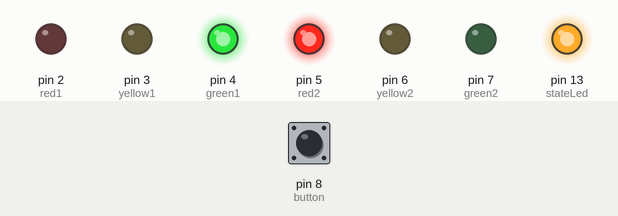
The sketch below on a simulated Arduino Uno, built with avr-gcc and run on an emulated ATmega328P. Shown: output pins drawn as LEDs (lit = HIGH). Inputs (shaded band) come from the test bench; at power-on: pin 8 (button) HIGH. What the sketch prints to the serial monitor is not drawn.

Above: at 0.5 s.
At 1.5 s:
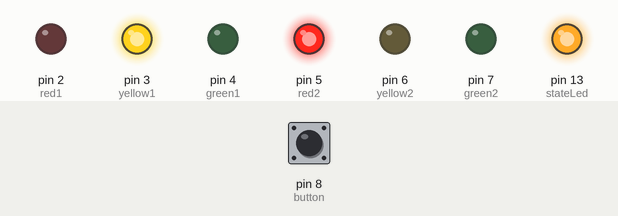
At 5.0 s:
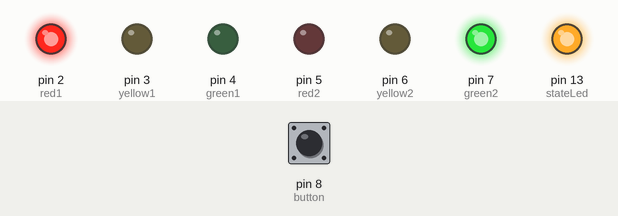
At 6.5 s:
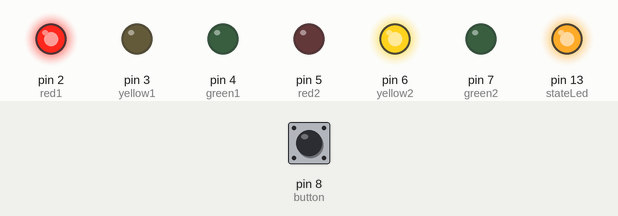
At 8.0 s:
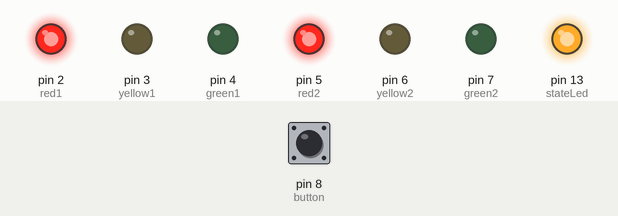
Timing chart, 0 to 12.7 s (numbered marks = the images above):
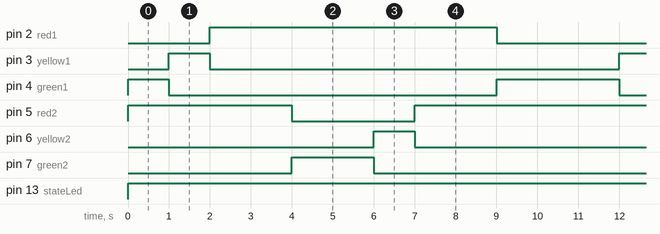

Measured:
- by itself, pin 2 (red1): alternates HIGH for 7.0 s and LOW for 4.0 s
- by itself, pin 3 (yellow1), pin 6 (yellow2): alternates HIGH for 1.0 s and LOW for 10.0 s
- by itself, pin 4 (green1): alternates HIGH for 3.0 s and LOW for 8.0 s
- by itself, pin 5 (red2): alternates HIGH for 8.0 s and LOW for 3.0 s
- by itself, pin 7 (green2): alternates HIGH for 2.0 s and LOW for 9.0 s
- by itself, pin 13 (stateLed): LOW → HIGH at 0.00 s

The sketch:

TrafficLights.ino
```cpp
/* Traffic light system where one direction is normally open, and the other only when triggered by a push button.
 * By Nick Puylaert.
 */

const int button = 8; //init button
const int stateLed = 13; //init state led (to show if button has been pressed)
int state;

// init traffic light 1
const int red1 = 2;
const int yellow1 = 3;
const int green1 = 4;

// traffic light 2
const int red2 = 5; // init red1
const int yellow2 = 6; // init yellow1
const int green2 = 7; // init green 1

void setup() {
  // put your setup code here, to run once:
// initialize serial communication at 9600 bits per second:
Serial.begin(9600);
pinMode(button, INPUT); // button is input
pinMode(stateLed, OUTPUT);
pinMode(red1, OUTPUT);
pinMode(yellow1, OUTPUT);
pinMode(green1, OUTPUT);
pinMode(red2, OUTPUT);
pinMode(yellow2, OUTPUT);
pinMode(green2, OUTPUT);

// init state
state = LOW;


// init traffic light 1 -> GREEN
digitalWrite(red1, LOW);
digitalWrite(yellow1, LOW);
digitalWrite(green1, HIGH);

// init traffic light 2 -> RED
digitalWrite(red2, HIGH);
digitalWrite(yellow2, LOW);
digitalWrite(green2, LOW);

}

void loop() {
  // put your main code here, to run repeatedly:
state = digitalRead(button);

  // when button is NOT pressed keep stateLed of
while (state == LOW) {
  digitalWrite(stateLed, LOW);
  Serial.println(state);
  delay(1);
  state = digitalRead(button);
}

// when button is pressed, switch state to HIGH and start script for switching traffic lights
  state = HIGH;
  digitalWrite(stateLed, HIGH);
  Serial.println(state);
  delay(1000);

  digitalWrite(green1, LOW);
  digitalWrite(yellow1, HIGH);
  delay(1000);
  digitalWrite(yellow1, LOW);

  digitalWrite(red1, HIGH);
  delay(2000);

  digitalWrite(red2, LOW);
  digitalWrite(green2, HIGH);
  delay(2000);

  digitalWrite(green2, LOW);
  digitalWrite(yellow2, HIGH);
  delay(1000);
  digitalWrite(yellow2, LOW);
  digitalWrite(red2, HIGH);
  delay(2000);

  digitalWrite(red1, LOW);;
  digitalWrite(green1, HIGH);
  delay(2000);

// reset state to LOW and led off

state = LOW;
digitalWrite(stateLed, LOW);
  Serial.println(state);
  delay(1);
}
```
